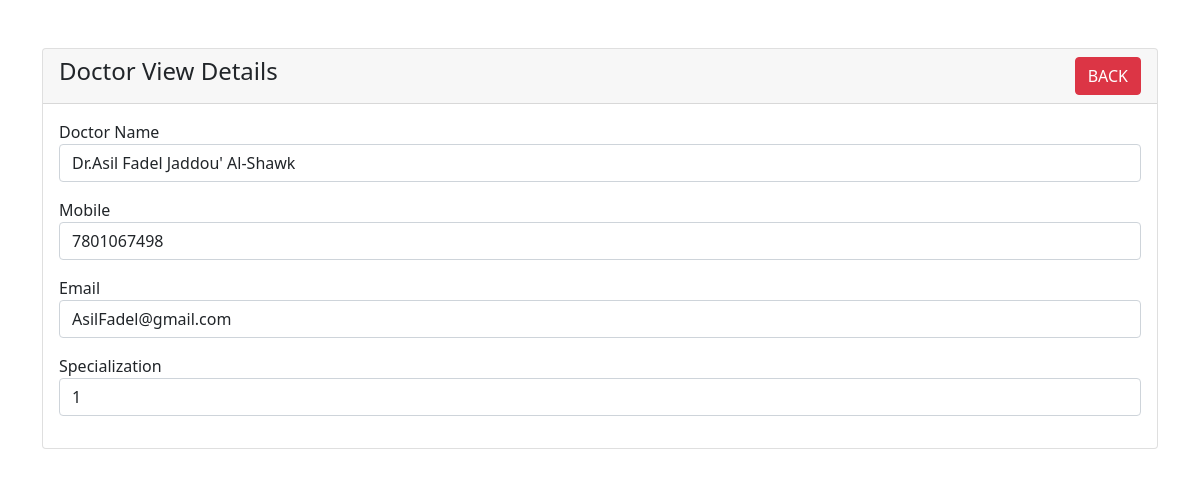
The page /Admin/student-view.php?ID=1 on the database its author committed.
### tables this page shows
CREATE TABLE `tbldoctor` (
  `ID` int(5) NOT NULL,
  `FullName` varchar(250) DEFAULT NULL,
  `MobileNumber` bigint(10) DEFAULT NULL,
  `Email` varchar(250) DEFAULT NULL,
  `Specialization` varchar(250) DEFAULT NULL,
  `Password` varchar(259) DEFAULT NULL,
  `CreationDate` timestamp NULL DEFAULT current_timestamp()
);

### Admin/student-view.php (the view, shortened to what this page needs)
<?php
require 'dbcon.php';
?>
<!doctype html>
<html lang="en">
  <head>
    <link href="https://cdn.jsdelivr.net/npm/bootstrap@5.1.3/dist/css/bootstrap.min.css" rel="stylesheet">
</head>
<body>
    <div class="container mt-5">
        <div class="row">
            <div class="col-md-12">
                <div class="card">
                    <div class="card-header">
                        <h4>Doctor View Details
                            <a href="index.php" class="btn btn-danger float-end">BACK</a>
                        </h4>
                    </div>
                    <div class="card-body">
                        <?php
                        if(isset($_GET['ID']))
                        {
                            $student_id = mysqli_real_escape_string($con, $_GET['ID']);
                            $query = "SELECT * FROM tbldoctor WHERE ID='$student_id' ";
                            $query_run = mysqli_query($con, $query);
                            if(mysqli_num_rows($query_run) > 0)
                            {
                                $student = mysqli_fetch_array($query_run);
                                ?>
                                    <div class="mb-3">
                                        <label>Doctor Name</label>
                                        <p class="form-control">
                                            <?=$student['FullName'];?>
                                        </p>
                                    </div>
                                    <div class="mb-3">
                                        <label>Mobile</label>
                                        <p class="form-control">
                                            <?=$student['MobileNumber'];?>
                                        </p>
                                    </div>
                                    <div class="mb-3">
                                        <label>Email</label>
                                        <p class="form-control">
                                            <?=$student['Email'];?>
                                        </p>
                                    </div>
                                    <div class="mb-3">
                                        <label>Specialization</label>
                                        <p class="form-control">
                                            <?=$student['Specialization'];?>
                                        </p>
                                    </div>
                                <?php
                            }
                            else
                            {
                                echo "<h4>No Such Id Found</h4>";
                            }
                        }
                        ?>
                    </div>
                </div>
            </div>
        </div>
    </div>
</body>
</html>

### rows shown on the page
tbldoctor: FullName "Dr.Asil Fadel Jaddou' Al-Shawk", MobileNumber "7801067498", Email "AsilFadel@gmail.com", Specialization "1"
